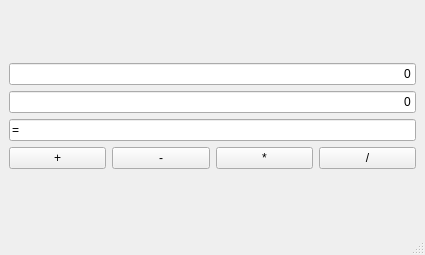
<?xml version="1.0" encoding="UTF-8"?>
<ui version="4.0">
 <class>CalcWindow</class>
 <widget class="QMainWindow" name="CalcWindow">
  <property name="geometry">
   <rect>
    <x>0</x>
    <y>0</y>
    <width>425</width>
    <height>255</height>
   </rect>
  </property>
  <property name="windowTitle">
   <string>Калькулятор</string>
  </property>
  <property name="documentMode">
   <bool>false</bool>
  </property>
  <widget class="QWidget" name="centralwidget">
   <layout class="QGridLayout" name="gridLayout_2">
    <item row="0" column="0">
     <layout class="QVBoxLayout" name="verticalLayout_3">
      <item>
       <widget class="QLineEdit" name="number_1">
        <property name="text">
         <string>0</string>
        </property>
        <property name="alignment">
         <set>Qt::AlignRight|Qt::AlignTrailing|Qt::AlignVCenter</set>
        </property>
       </widget>
      </item>
      <item>
       <widget class="QLineEdit" name="number_2">
        <property name="text">
         <string>0</string>
        </property>
        <property name="alignment">
         <set>Qt::AlignRight|Qt::AlignTrailing|Qt::AlignVCenter</set>
        </property>
       </widget>
      </item>
      <item>
       <widget class="QLineEdit" name="answer">
        <property name="inputMask">
         <string/>
        </property>
        <property name="text">
         <string>=</string>
        </property>
        <property name="maxLength">
         <number>32767</number>
        </property>
        <property name="alignment">
         <set>Qt::AlignLeading|Qt::AlignLeft|Qt::AlignVCenter</set>
        </property>
        <property name="readOnly">
         <bool>true</bool>
        </property>
       </widget>
      </item>
      <item>
       <layout class="QHBoxLayout" name="horizontalLayout_3">
        <item>
         <widget class="QPushButton" name="addButton">
          <property name="text">
           <string>+</string>
          </property>
         </widget>
        </item>
        <item>
         <widget class="QPushButton" name="subtractButton">
          <property name="text">
           <string>-</string>
          </property>
         </widget>
        </item>
        <item>
         <widget class="QPushButton" name="multiplyButton">
          <property name="text">
           <string>*</string>
          </property>
         </widget>
        </item>
        <item>
         <widget class="QPushButton" name="divideButton">
          <property name="text">
           <string>/</string>
          </property>
         </widget>
        </item>
       </layout>
      </item>
     </layout>
    </item>
   </layout>
  </widget>
  <widget class="QMenuBar" name="menubar">
   <property name="geometry">
    <rect>
     <x>0</x>
     <y>0</y>
     <width>425</width>
     <height>20</height>
    </rect>
   </property>
  </widget>
  <widget class="QStatusBar" name="statusbar"/>
 </widget>
 <resources/>
 <connections>
  <connection>
   <sender>addButton</sender>
   <signal>clicked()</signal>
   <receiver>CalcWindow</receiver>
   <slot>add()</slot>
   <hints>
    <hint type="sourcelabel">
     <x>33</x>
     <y>162</y>
    </hint>
    <hint type="destinationlabel">
     <x>45</x>
     <y>132</y>
    </hint>
   </hints>
  </connection>
  <connection>
   <sender>subtractButton</sender>
   <signal>clicked()</signal>
   <receiver>CalcWindow</receiver>
   <slot>sub()</slot>
   <hints>
    <hint type="sourcelabel">
     <x>143</x>
     <y>166</y>
    </hint>
    <hint type="destinationlabel">
     <x>154</x>
     <y>134</y>
    </hint>
   </hints>
  </connection>
  <connection>
   <sender>multiplyButton</sender>
   <signal>clicked()</signal>
   <receiver>CalcWindow</receiver>
   <slot>mult()</slot>
   <hints>
    <hint type="sourcelabel">
     <x>258</x>
     <y>170</y>
    </hint>
    <hint type="destinationlabel">
     <x>280</x>
     <y>136</y>
    </hint>
   </hints>
  </connection>
  <connection>
   <sender>divideButton</sender>
   <signal>clicked()</signal>
   <receiver>CalcWindow</receiver>
   <slot>div()</slot>
   <hints>
    <hint type="sourcelabel">
     <x>370</x>
     <y>169</y>
    </hint>
    <hint type="destinationlabel">
     <x>354</x>
     <y>139</y>
    </hint>
   </hints>
  </connection>
 </connections>
 <slots>
  <slot>add()</slot>
  <slot>sub()</slot>
  <slot>mult()</slot>
  <slot>div()</slot>
 </slots>
</ui>
